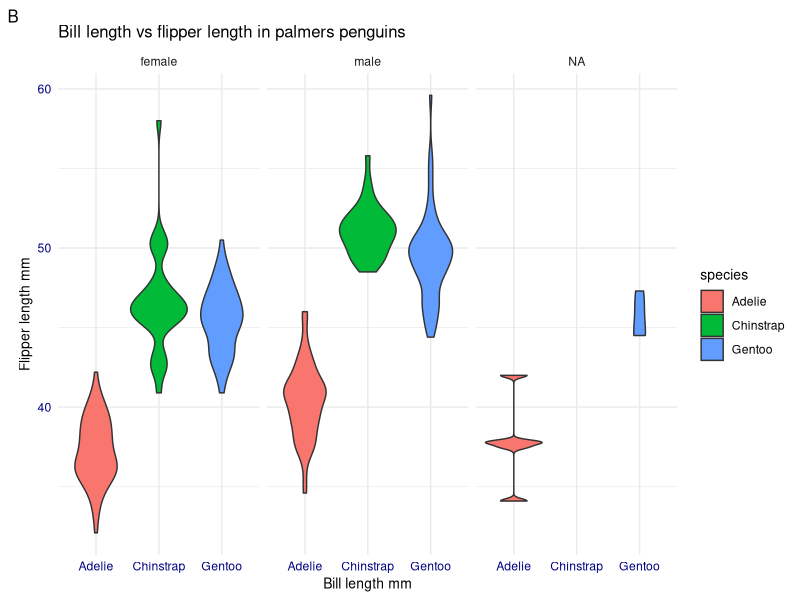
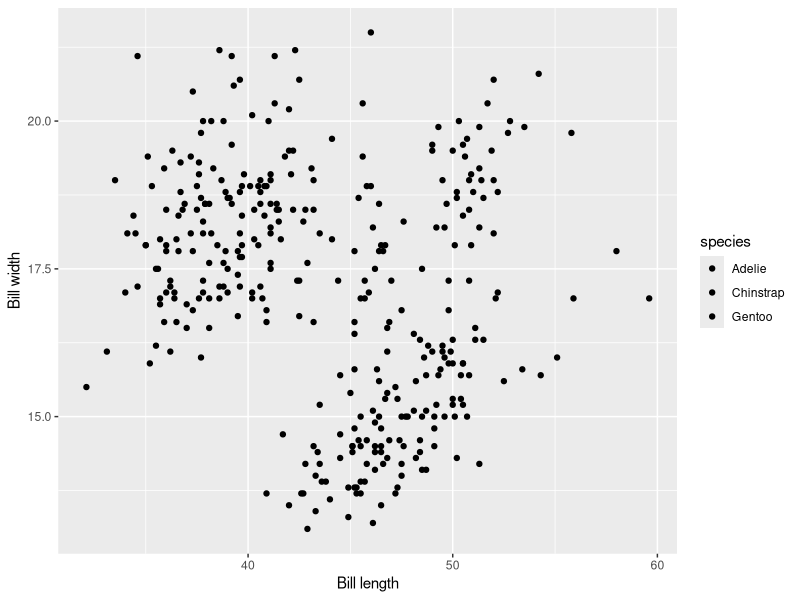

These charts were generated, in order, by the following R code:
library(palmerpenguins)
library(tidyverse)
ggplot(penguins, aes(x = species, y = bill_length_mm, fill = species)) + 
  geom_violin() + 
  scale_color_viridis_d() +
  labs(
    x = "Bill length mm",
    y = "Flipper length mm",
    title = "Bill length vs flipper length in palmers penguins",
    tag = "B"
  ) +
  facet_wrap(facets = vars(sex)) +
  theme_minimal() +
  theme(title = element_text(size = 10),
        axis.title = element_text(size = 10),
        axis.text = element_text(colour = "navy"))

ggplot(penguins, aes(x = bill_length_mm, y = bill_depth_mm, fill = species)) +
  geom_point() +
  labs(x = "Bill length", y = "Bill width")

## Mean of body mass in adelie
filter(penguins, species == "Adelie") |> 
  group_by(sex) |>
  summarise(mean_body_mass = mean(body_mass_g))
